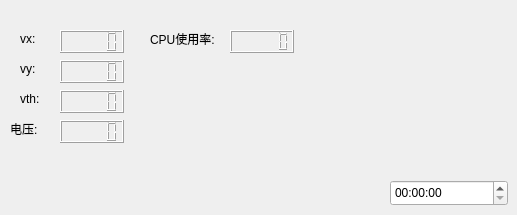
    <widget class="QWidget" name="tab_6">
     <attribute name="title">
      <string>机器人状态</string>
     </attribute>
     <widget class="QLCDNumber" name="vx_data">
      <property name="geometry">
       <rect>
        <x>60</x>
        <y>30</y>
        <width>64</width>
        <height>23</height>
       </rect>
      </property>
     </widget>
     <widget class="QLabel" name="label">
      <property name="geometry">
       <rect>
        <x>20</x>
        <y>30</y>
        <width>21</width>
        <height>17</height>
       </rect>
      </property>
      <property name="text">
       <string>vx:</string>
      </property>
     </widget>
     <widget class="QLabel" name="label_14">
      <property name="geometry">
       <rect>
        <x>20</x>
        <y>60</y>
        <width>21</width>
        <height>17</height>
       </rect>
      </property>
      <property name="text">
       <string>vy:</string>
      </property>
     </widget>
     <widget class="QLabel" name="label_15">
      <property name="geometry">
       <rect>
        <x>20</x>
        <y>90</y>
        <width>31</width>
        <height>17</height>
       </rect>
      </property>
      <property name="text">
       <string>vth:</string>
      </property>
     </widget>
     <widget class="QLCDNumber" name="vy_data">
      <property name="geometry">
       <rect>
        <x>60</x>
        <y>60</y>
        <width>64</width>
        <height>23</height>
       </rect>
      </property>
     </widget>
     <widget class="QLCDNumber" name="vth_data">
      <property name="geometry">
       <rect>
        <x>60</x>
        <y>90</y>
        <width>64</width>
        <height>23</height>
       </rect>
      </property>
     </widget>
     <widget class="QLabel" name="label_16">
      <property name="geometry">
       <rect>
        <x>10</x>
        <y>120</y>
        <width>31</width>
        <height>17</height>
       </rect>
      </property>
      <property name="text">
       <string>电压:</string>
      </property>
     </widget>
     <widget class="QTimeEdit" name="timeEdit">
      <property name="geometry">
       <rect>
        <x>390</x>
        <y>180</y>
        <width>118</width>
        <height>26</height>
       </rect>
      </property>
     </widget>
     <widget class="QLabel" name="label_24">
      <property name="geometry">
       <rect>
        <x>150</x>
        <y>30</y>
        <width>81</width>
        <height>17</height>
       </rect>
      </property>
      <property name="text">
       <string>CPU使用率:</string>
      </property>
     </widget>
     <widget class="QLCDNumber" name="cpu">
      <property name="geometry">
       <rect>
        <x>230</x>
        <y>30</y>
        <width>64</width>
        <height>23</height>
       </rect>
      </property>
      <property name="smallDecimalPoint">
       <bool>true</bool>
      </property>
      <property name="value" stdset="0">
       <double>0.000000000000000</double>
      </property>
     </widget>
     <widget class="QLCDNumber" name="voltage">
      <property name="geometry">
       <rect>
        <x>60</x>
        <y>120</y>
        <width>64</width>
        <height>23</height>
       </rect>
      </property>
     </widget>
    </widget>
